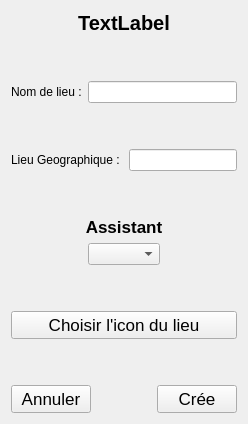
         <widget class="QWidget" name="addlieu">
          <layout class="QVBoxLayout" name="verticalLayout_15">
           <item>
            <widget class="QLabel" name="IDC_INDCLIEUADD">
             <property name="font">
              <font>
               <pointsize>15</pointsize>
               <bold>true</bold>
              </font>
             </property>
             <property name="text">
              <string>TextLabel</string>
             </property>
             <property name="alignment">
              <set>Qt::AlignmentFlag::AlignCenter</set>
             </property>
            </widget>
           </item>
           <item>
            <spacer name="verticalSpacer_31">
             <property name="orientation">
              <enum>Qt::Orientation::Vertical</enum>
             </property>
             <property name="sizeHint" stdset="0">
              <size>
               <width>20</width>
               <height>40</height>
              </size>
             </property>
            </spacer>
           </item>
           <item>
            <layout class="QHBoxLayout" name="horizontalLayout_14">
             <item>
              <widget class="QLabel" name="IDC_NOMADDLIEU">
               <property name="text">
                <string>Nom de lieu :</string>
               </property>
              </widget>
             </item>
             <item>
              <widget class="QLineEdit" name="lineEdit_2"/>
             </item>
            </layout>
           </item>
           <item>
            <spacer name="verticalSpacer_32">
             <property name="orientation">
              <enum>Qt::Orientation::Vertical</enum>
             </property>
             <property name="sizeHint" stdset="0">
              <size>
               <width>20</width>
               <height>40</height>
              </size>
             </property>
            </spacer>
           </item>
           <item>
            <layout class="QHBoxLayout" name="horizontalLayout_21">
             <item>
              <widget class="QLabel" name="LINDICATIONGEOGRAPHIQUEADDLIEU">
               <property name="text">
                <string>Lieu Geographique : </string>
               </property>
              </widget>
             </item>
             <item>
              <widget class="QLineEdit" name="IDC_EDITLIEUADD"/>
             </item>
            </layout>
           </item>
           <item>
            <spacer name="verticalSpacer_37">
             <property name="orientation">
              <enum>Qt::Orientation::Vertical</enum>
             </property>
             <property name="sizeHint" stdset="0">
              <size>
               <width>20</width>
               <height>40</height>
              </size>
             </property>
            </spacer>
           </item>
           <item>
            <widget class="QLabel" name="label_2">
             <property name="font">
              <font>
               <pointsize>13</pointsize>
               <bold>true</bold>
              </font>
             </property>
             <property name="text">
              <string>Assistant</string>
             </property>
             <property name="alignment">
              <set>Qt::AlignmentFlag::AlignCenter</set>
             </property>
            </widget>
           </item>
           <item>
            <layout class="QHBoxLayout" name="horizontalLayout_15">
             <item>
              <spacer name="horizontalSpacer_25">
               <property name="orientation">
                <enum>Qt::Orientation::Horizontal</enum>
               </property>
               <property name="sizeHint" stdset="0">
                <size>
                 <width>40</width>
                 <height>20</height>
                </size>
               </property>
              </spacer>
             </item>
             <item>
              <widget class="QComboBox" name="IDC_LISTASSISTANTLIEU"/>
             </item>
             <item>
              <spacer name="horizontalSpacer_26">
               <property name="orientation">
                <enum>Qt::Orientation::Horizontal</enum>
               </property>
               <property name="sizeHint" stdset="0">
                <size>
                 <width>40</width>
                 <height>20</height>
                </size>
               </property>
              </spacer>
             </item>
            </layout>
           </item>
           <item>
            <spacer name="verticalSpacer_33">
             <property name="orientation">
              <enum>Qt::Orientation::Vertical</enum>
             </property>
             <property name="sizeHint" stdset="0">
              <size>
               <width>20</width>
               <height>40</height>
              </size>
             </property>
            </spacer>
           </item>
           <item>
            <widget class="QPushButton" name="IDC_ICONCHOOSELIEU">
             <property name="font">
              <font>
               <pointsize>13</pointsize>
              </font>
             </property>
             <property name="text">
              <string>Choisir l'icon du lieu</string>
             </property>
            </widget>
           </item>
           <item>
            <spacer name="verticalSpacer_41">
             <property name="orientation">
              <enum>Qt::Orientation::Vertical</enum>
             </property>
             <property name="sizeHint" stdset="0">
              <size>
               <width>20</width>
               <height>40</height>
              </size>
             </property>
            </spacer>
           </item>
           <item>
            <layout class="QHBoxLayout" name="horizontalLayout_16">
             <item>
              <widget class="QPushButton" name="IDC_CANCELCREATELIEU">
               <property name="font">
                <font>
                 <pointsize>13</pointsize>
                </font>
               </property>
               <property name="text">
                <string>Annuler</string>
               </property>
              </widget>
             </item>
             <item>
              <spacer name="horizontalSpacer_27">
               <property name="orientation">
                <enum>Qt::Orientation::Horizontal</enum>
               </property>
               <property name="sizeHint" stdset="0">
                <size>
                 <width>40</width>
                 <height>20</height>
                </size>
               </property>
              </spacer>
             </item>
             <item>
              <widget class="QPushButton" name="IDC_CREALIEU">
               <property name="font">
                <font>
                 <pointsize>13</pointsize>
                </font>
               </property>
               <property name="text">
                <string>Crée</string>
               </property>
              </widget>
             </item>
            </layout>
           </item>
          </layout>
         </widget>
